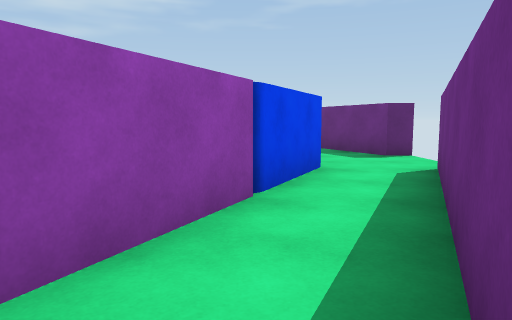
view 1 (above)

21 first-person views from a walk through a scene from a Unity 3-D project. The camera is 1.3 m above the floor, tilts 6° down and sees 70° across. The floor is counted in squares, 2 m on a side. Each view is taken from the middle of a square. On the plan, view 1 faces up. The plan holds only what a view shows up to about 11 squares ahead; the rest is blank.

view 2
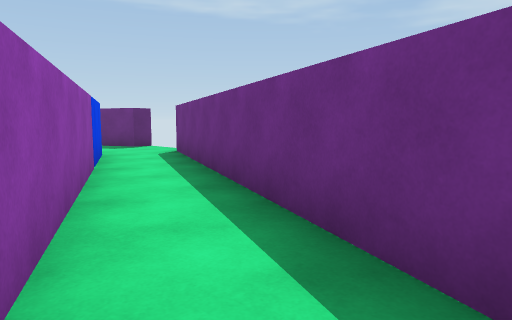

view 3
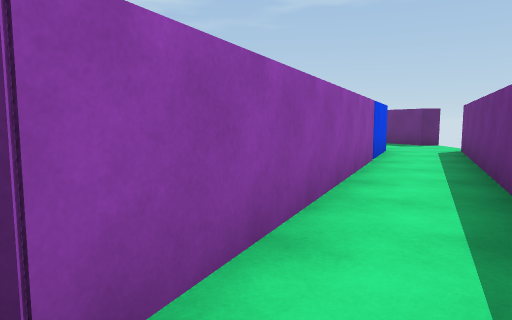

view 4
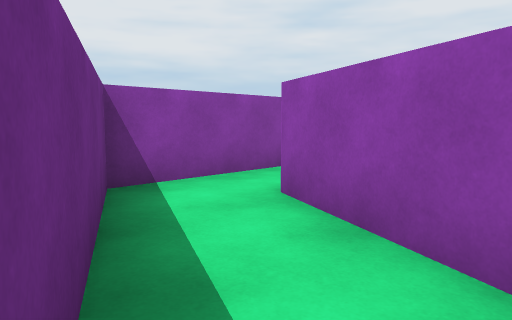

view 5
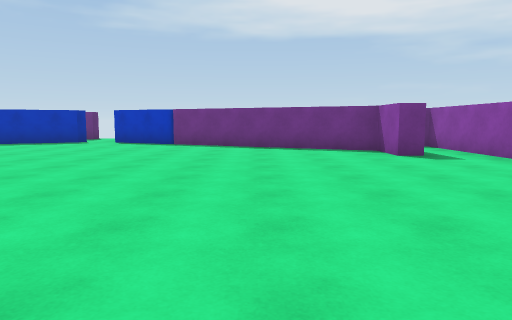

view 6
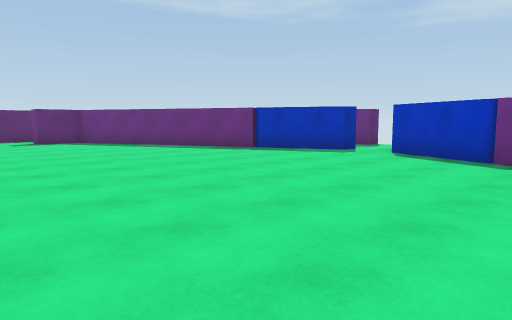

view 7
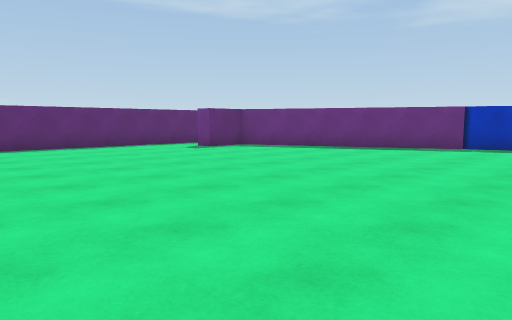

view 8
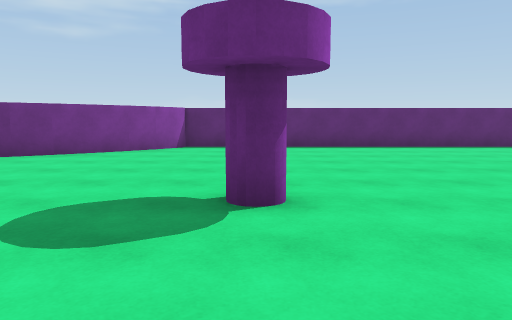

view 9
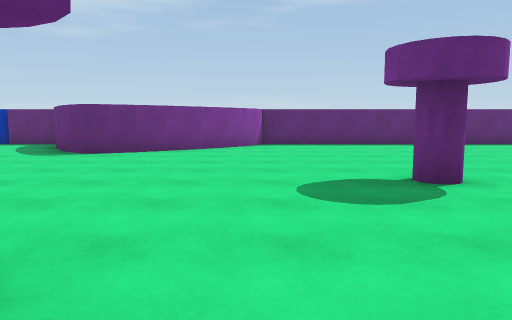

view 10
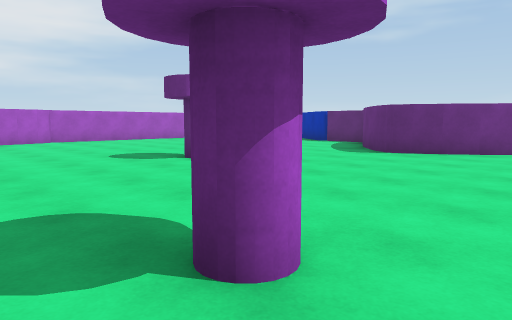

view 11
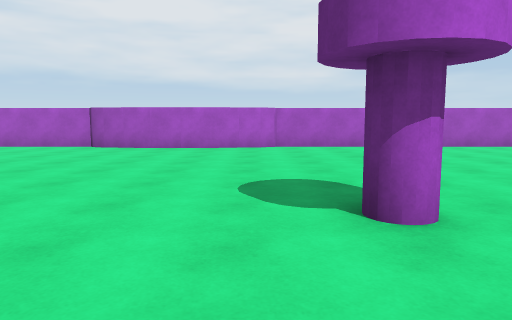

view 12
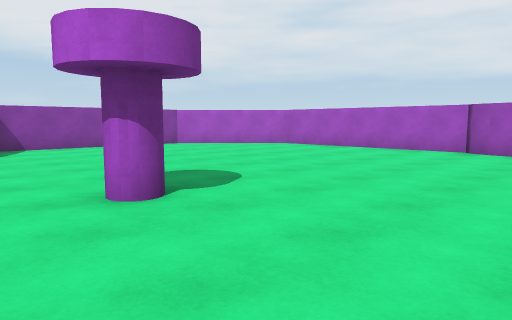

view 13
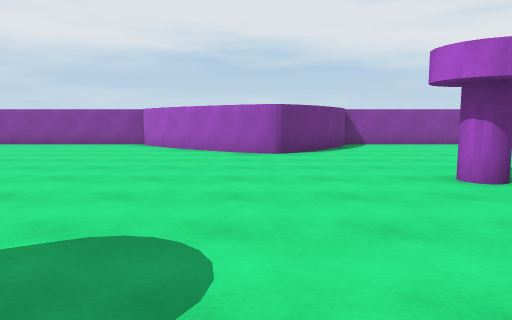

view 14
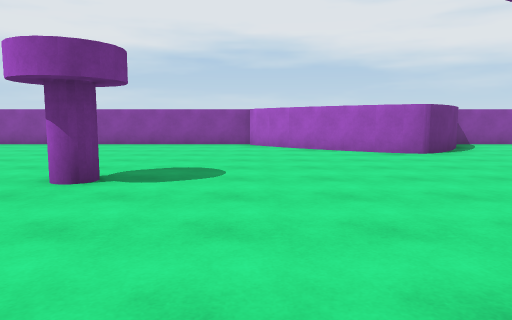

view 15
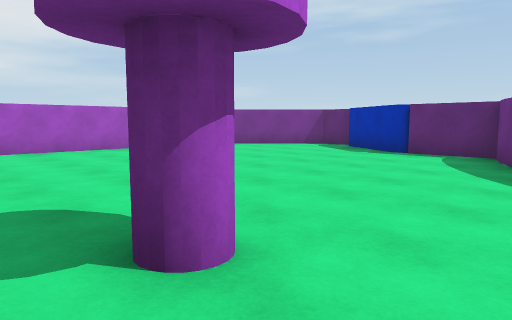

view 16
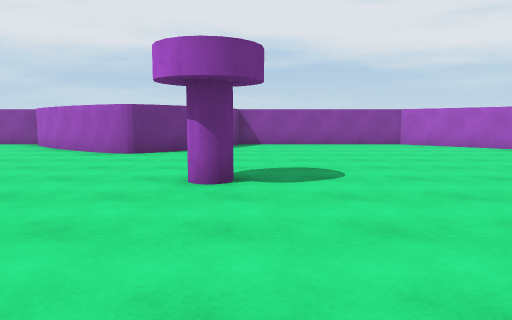

view 17
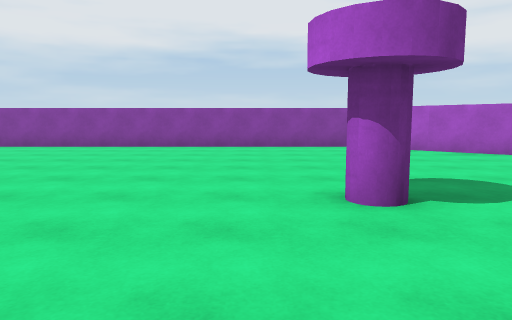

view 18
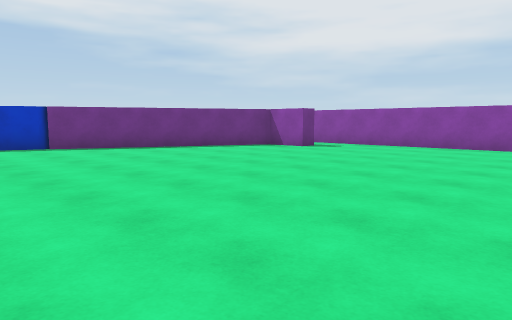

view 19
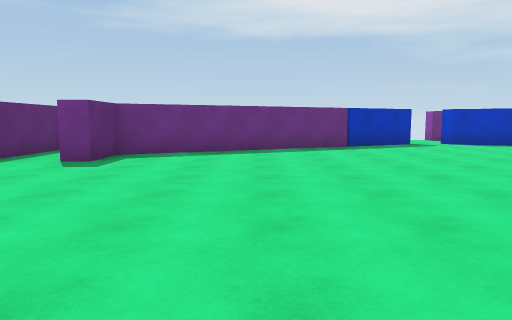

view 20
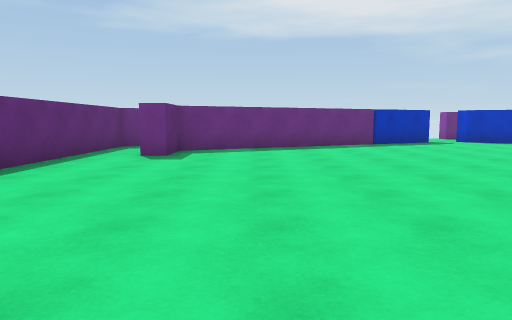

view 21
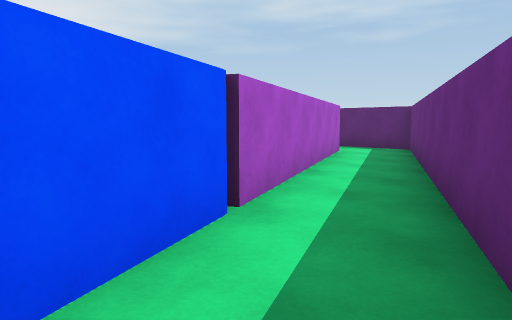

### Floor plan
Ten units are one square. View 1 is at (0, 0); x grows to the right and y downward. Boxes are objects, and circles mark ways between rooms. Rooms are numbered by the first view taken in them; rooms with no view inside come last. Other rooms are left out.
<svg viewBox="-270 -176 305 216">
<path fill="none" stroke="#000" d="M-5 -22 -25 22M-15 35 17 -34M-170 -125 -175 -124 -181 -129 -185 -133M-166 7 -148 21M-171 5 -165 8M-175 4 -170 5M-153 -136 -165 -128 -171 -125M-149 21 -143 27M-184 -132 -192 -143M-185 13 -181 9 -177 5M-143 -146 -154 -136M-144 26 -140 31M-140 30 -138 35 -15 35M-140 -151 -144 -146M-191 -142 -194 -149M-192 23 -184 13M-193 -147 -196 -155 -211 -155M-260 -54 -261 -47M-214 -155 -232 -167M-261 -48 -262 -42 -264 -38M-261 -77 -260 -53M-263 -82 -261 -76M-265 -38 -265 12 -242 35 -196 35 -194 28 -191 22M-40 22 -40 17 -28 17 -6 -31M-4 -35 4 -52M-25 -142 -11 -113M4 -67 -28 -137 -40 -137 -40 -142M-234 -171 -243 -171 -262 -152M-265 -148 -265 -87 -262 -81M-1 -126 -15 -155 -138 -155 -140 -150M25 -70 18 -86M17 -34 25 -51M-11 -113 -4 -97M18 -86 -1 -126"/>
<rect x="-5" y="-35" width="10" height="10" fill="#bbb"><title>other object</title></rect>
<rect x="-205" y="-35" width="10" height="10" fill="#bbb"><title>other object</title></rect>
<rect x="-205" y="-95" width="10" height="10" fill="#bbb"><title>other object</title></rect>
<rect x="-155" y="-65" width="10" height="10" fill="#bbb"><title>other object</title></rect>
<rect x="-125" y="-35" width="10" height="10" fill="#bbb"><title>other object</title></rect>
<rect x="-125" y="-95" width="10" height="10" fill="#bbb"><title>other object</title></rect>
<rect x="5" y="-55" width="10" height="10" fill="#bbb"><title>blue block</title></rect>
<rect x="5" y="-75" width="10" height="10" fill="#bbb"><title>blue block</title></rect>
<rect x="-5" y="-95" width="10" height="10" fill="#bbb"><title>other object</title></rect>
<circle cx="-20" cy="30" r="3" fill="#2a7"/>
<circle cx="0" cy="-60" r="3" fill="#2a7"/>
<circle cx="-10" cy="-120" r="3" fill="#2a7"/>
<text x="-10" y="0">1</text>
<text x="-140" y="-60">2</text>
<text x="10" y="-60">3</text>
<text x="0" y="-110">4</text>
</svg>
Room 1 opens to room 2. Room 2 opens to room 3. Room 2 opens to room 4.

Where each view was taken, in squares from view 1:
view 1: 0 up, 0 right, facing up
view 2: 2 down, 2 left, facing up-right
view 3: 3 down, 2 left, facing up
view 4: 0 up, 0 right, facing down-left
view 5: 1 up, 11 left, facing right
view 6: 2 up, 7 left, facing up-right
view 7: 6 up, 10 left, facing up-right
view 8: 6 up, 12 left, facing up
view 9: 5 up, 14 left, facing up
view 10: 5 up, 14 left, facing up-left
view 11: 8 up, 17 left, facing left
view 12: 6 up, 18 left, facing down-left
view 13: 7 up, 17 left, facing down
view 14: 7 up, 14 left, facing down
view 15: 8 up, 18 left, facing up-left
view 16: 7 up, 20 left, facing down
view 17: 6 up, 11 left, facing down
view 18: 6 up, 10 left, facing down-right
view 19: 11 up, 10 left, facing right
view 20: 12 up, 11 left, facing right
view 21: 7 up, 2 right, facing up-left
